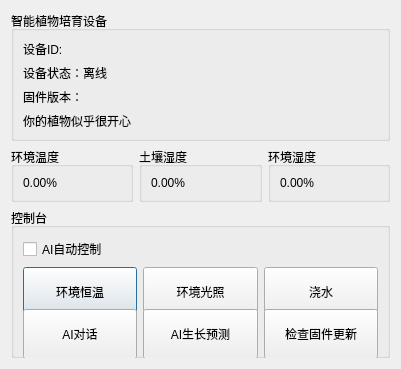
<?xml version="1.0" encoding="UTF-8"?>
<ui version="4.0">
 <class>Dialog</class>
 <widget class="QDialog" name="Dialog">
  <property name="geometry">
   <rect>
    <x>0</x>
    <y>0</y>
    <width>401</width>
    <height>367</height>
   </rect>
  </property>
  <property name="windowTitle">
   <string>Dialog</string>
  </property>
  <layout class="QVBoxLayout" name="verticalLayout">
   <item>
    <widget class="QGroupBox" name="groupBox_5">
     <property name="maximumSize">
      <size>
       <width>16777215</width>
       <height>130</height>
      </size>
     </property>
     <property name="title">
      <string>智能植物培育设备</string>
     </property>
     <layout class="QVBoxLayout" name="verticalLayout_7">
      <item>
       <layout class="QHBoxLayout" name="horizontalLayout_2">
        <item>
         <layout class="QVBoxLayout" name="verticalLayout_6">
          <item>
           <widget class="QLabel" name="label_6">
            <property name="text">
             <string>设备ID:</string>
            </property>
           </widget>
          </item>
          <item>
           <widget class="QLabel" name="label_7">
            <property name="text">
             <string>设备状态：离线</string>
            </property>
           </widget>
          </item>
          <item>
           <widget class="QLabel" name="label_8">
            <property name="text">
             <string>固件版本：</string>
            </property>
           </widget>
          </item>
          <item>
           <widget class="QLabel" name="label">
            <property name="text">
             <string>你的植物似乎很开心</string>
            </property>
           </widget>
          </item>
         </layout>
        </item>
        <item>
         <widget class="QWidget" name="widget" native="true">
          <property name="maximumSize">
           <size>
            <width>16777215</width>
            <height>50</height>
           </size>
          </property>
         </widget>
        </item>
       </layout>
      </item>
     </layout>
    </widget>
   </item>
   <item>
    <layout class="QHBoxLayout" name="horizontalLayout_4">
     <item>
      <widget class="QGroupBox" name="groupBox_4">
       <property name="title">
        <string>环境温度</string>
       </property>
       <layout class="QVBoxLayout" name="verticalLayout_2">
        <item>
         <widget class="QLabel" name="label_3">
          <property name="text">
           <string>0.00%</string>
          </property>
         </widget>
        </item>
       </layout>
      </widget>
     </item>
     <item>
      <widget class="QGroupBox" name="groupBox_3">
       <property name="title">
        <string>土壤湿度</string>
       </property>
       <layout class="QVBoxLayout" name="verticalLayout_4">
        <item>
         <widget class="QLabel" name="label_4">
          <property name="text">
           <string>0.00%</string>
          </property>
         </widget>
        </item>
       </layout>
      </widget>
     </item>
     <item>
      <widget class="QGroupBox" name="groupBox_2">
       <property name="title">
        <string>环境湿度</string>
       </property>
       <layout class="QVBoxLayout" name="verticalLayout_5">
        <item>
         <widget class="QLabel" name="label_5">
          <property name="text">
           <string>0.00%</string>
          </property>
         </widget>
        </item>
       </layout>
      </widget>
     </item>
    </layout>
   </item>
   <item>
    <widget class="QGroupBox" name="groupBox">
     <property name="minimumSize">
      <size>
       <width>0</width>
       <height>150</height>
      </size>
     </property>
     <property name="title">
      <string>控制台</string>
     </property>
     <layout class="QVBoxLayout" name="verticalLayout_3">
      <item>
       <widget class="QCheckBox" name="checkBox">
        <property name="text">
         <string>AI自动控制</string>
        </property>
       </widget>
      </item>
      <item>
       <layout class="QHBoxLayout" name="horizontalLayout">
        <item>
         <widget class="QPushButton" name="pushButton">
          <property name="minimumSize">
           <size>
            <width>0</width>
            <height>50</height>
           </size>
          </property>
          <property name="text">
           <string>环境恒温</string>
          </property>
         </widget>
        </item>
        <item>
         <widget class="QPushButton" name="pushButton_2">
          <property name="minimumSize">
           <size>
            <width>0</width>
            <height>50</height>
           </size>
          </property>
          <property name="text">
           <string>环境光照</string>
          </property>
         </widget>
        </item>
        <item>
         <widget class="QPushButton" name="pushButton_3">
          <property name="minimumSize">
           <size>
            <width>0</width>
            <height>50</height>
           </size>
          </property>
          <property name="text">
           <string>浇水</string>
          </property>
         </widget>
        </item>
       </layout>
      </item>
      <item>
       <layout class="QHBoxLayout" name="horizontalLayout_3">
        <item>
         <widget class="QPushButton" name="pushButton_4">
          <property name="minimumSize">
           <size>
            <width>0</width>
            <height>50</height>
           </size>
          </property>
          <property name="text">
           <string>AI对话</string>
          </property>
         </widget>
        </item>
        <item>
         <widget class="QPushButton" name="pushButton_5">
          <property name="minimumSize">
           <size>
            <width>0</width>
            <height>50</height>
           </size>
          </property>
          <property name="text">
           <string>AI生长预测</string>
          </property>
         </widget>
        </item>
        <item>
         <widget class="QPushButton" name="pushButton_6">
          <property name="minimumSize">
           <size>
            <width>0</width>
            <height>50</height>
           </size>
          </property>
          <property name="text">
           <string>检查固件更新</string>
          </property>
         </widget>
        </item>
       </layout>
      </item>
     </layout>
    </widget>
   </item>
  </layout>
 </widget>
 <resources/>
 <connections/>
</ui>
